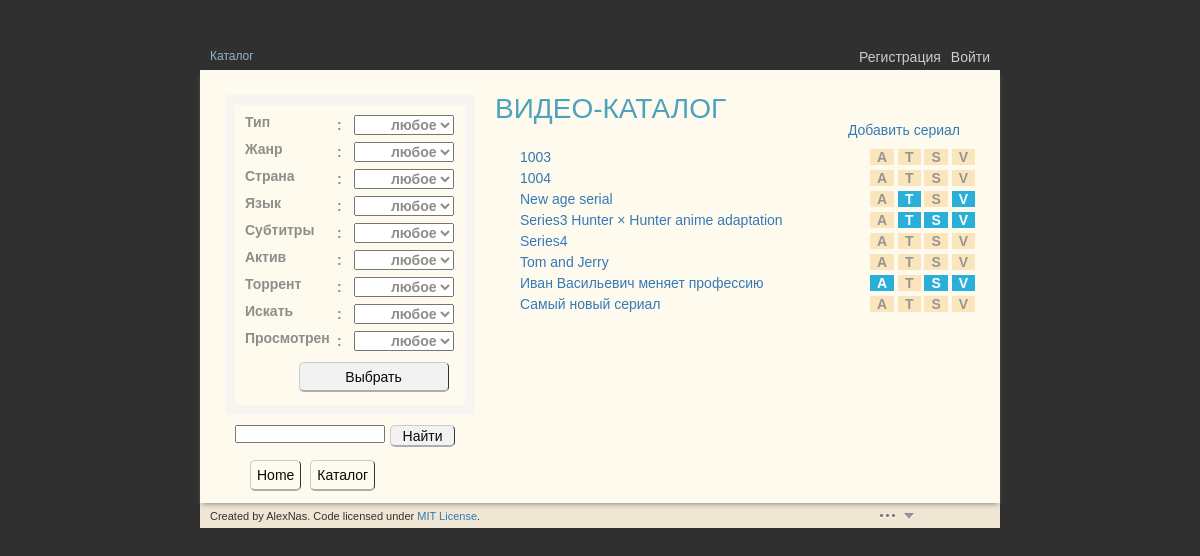
/vicat/catalog/, run on an earlier commit of the app's database.
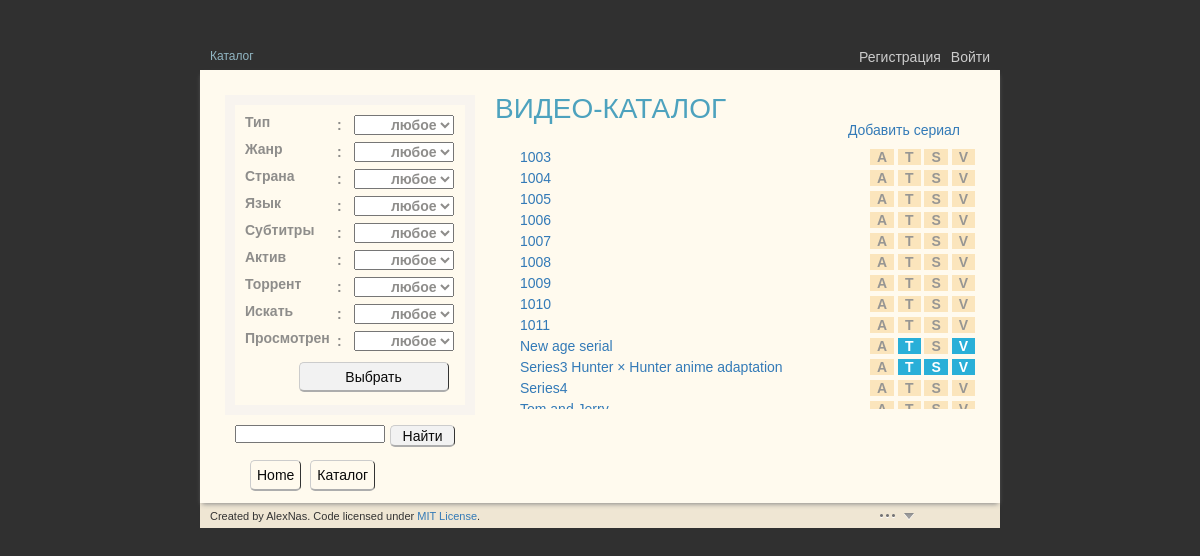
And on a later commit of the database.
### vicat/models.py (models this page shows, shortened)
class Series(models.Model):
    id = models.UUIDField(primary_key = True,default=uuid.uuid4,editable=False)
    slug = models.SlugField(max_length=30, primary_key=False, blank=True)
    title = models.CharField(u'название**', max_length=128, unique=True)
    description = models.CharField(u'описание', max_length=1024, blank=True,
                                    default='Описание не оформлено')
    image_series = models.ImageField (u'данные о фото_сер', blank=True,
                                    upload_to=get_upload_path_ser,
                                    storage=OverwriteStorage())
    image_episode = models.ImageField (u'данные о фото_эп', blank=True,
                                    upload_to=get_upload_path_epis,
                                    storage=OverwriteStorage())
    year = models.IntegerField(u'год выпуска', default=0, blank=False)
    length = models.IntegerField(u'длительность', default=0)
    season_qty = models.IntegerField(u'кол-во сезонов',
                                    default=0, editable=False)
    episode_qty = models.IntegerField(u'кол-во эпизодов',
                                    default=0, editable=False)
    country = models.CharField(u'страна', max_length=50,
                                    choices=COUNTRIES, default='')
    studio = models.CharField(u'студия', blank=True, max_length=128)
    language = models.CharField(u'язык', max_length=50,
                                    choices=LANGUAGES, default='')
    subt_lan = models.CharField(u'субтитры', max_length=50,
                                    choices=SUBTITLES, default='')
    director = models.CharField(u'режисер', blank=True, max_length=64)
    actors = models.CharField(u'актеры', blank=True, max_length=256)
    title_trans = models.CharField(u'перевод названия',
                                    blank=True, max_length=256)
    genre = models.CharField(u'жанр', max_length=50,
                                    choices=GENRES, default='')
    show_type = models.CharField(u'тип', max_length=50,
                                    choices=TYPES, default='')
    viewed = models.BooleanField(u'просмотрено', default=False)
    active = models.BooleanField(u'актив', default=False)
    istorrent = models.BooleanField(u'торрент', blank=True, default=False)
    torrent = models.CharField(u'торрент-адрес', blank=True, max_length=512,
                                    default='')
    tosearch = models.BooleanField(u'искать',default=False)
    created = models.DateTimeField(u'дата создания', auto_now_add=True,
                                    auto_now=False, null=True, blank=True)
    updated = models.DateTimeField(u'дата последнего изменения',
                                    auto_now_add = False, auto_now=True)
    note = models.CharField(u'заметки', max_length=1024, blank=True,
                                    default='заметки администратора')
    class Meta:
        verbose_name = u"Сериал"
        verbose_name_plural = u"Сериалы"

### vicat/views.py (the view)
def catalog(request):
    filterargs = {}
    fields = ('show_type', 'genre', 'country', 'language', 'subt_lan',
                    'active', 'istorrent', 'tosearch', 'viewed')
    if request.method == 'POST':
        form = FilterForm(request.POST)
        for field in fields:
            field_value = request.POST.get(field)
            if type(field_value) is not str:
                field_value = field_value.encode('utf-8')
            if (field_value != 'ALL'):
                if field_value == 'False':
                    field_value = False
                elif field_value == 'True':
                    field_value = True
                filterargs[field] = field_value
        found_entries = Series.objects.\
                            filter(**filterargs).order_by('created')
        is_editor = request.user.is_active and request.user.is_staff
        return render(request, 'catalog.html', {
                                'is_editor': is_editor,
                                'where': 'catalog',
                                'series_list': found_entries,
                                'form': form })
    else:
        form = FilterForm()
    context_dict = {}
    context_dict['form'] = form
    context_dict['is_editor'] = (request.user.is_active and
                                    request.user.is_staff)
    context_dict['series_list'] = Series.objects.all().order_by('title')
    context_dict['where'] = 'catalog'
    return render(request, 'catalog.html', context_dict)

### templates/catalog.html (shortened to what this page needs)
{% extends "base.html" %}
{% load staticfiles %}
{% block content %}
  <div id="view-wrap">
    <div id="view" class="img-series">
      <form id="filter_block" class="filter_ul" action="/vicat/catalog/" method="post">
            {% for f in form %}
              <div class="filter_li">
                    <div class="filt-left">{{ f.label }}</div>:
                    <span class="filt-right">{{ f }}</span>
              </div>
            {% endfor %}
          <input id="filter_submit" type="submit" value="Выбрать" />
      </form>
    </div>
    <div id="under-view">
      <div id="under-view-left">
        <form id="search_form" action="/vicat/search/" method="GET">
            <input id="search_text" type="text" name="q">
            <input id="search_submit" type="submit" value="Найти">
        </form>
      </div>
    </div>
  </div>
  <div id="wrapper">
  <div id="info_wrapper" class="height1">
    <div class="ser-title">ВИДЕО-КАТАЛОГ</div>
      <div id="create_new">
        <a href="/vicat/create_series/">Добавить сериал</a>
      </div>
      <div id="info-block" class="fixheight1 padtop2">
        {% if series_list %}
          <ul id="series-list" class="tab-clear">
            {% for series in series_list %}
            <div class="tab-left">
              <li><a href="/vicat/{{ series.id }}">{{ series.title }}</a></li>
            </div>
            <div class="tab-right">
              <span class="is{{ series.active }}">A</span>
              <span class="is{{ series.istorrent }}">T</span>
              <span class="is{{ series.tosearch }}">S</span>
              <span class="is{{ series.viewed }}">V</span>
            </div>
            <br>
            {% endfor %}
          </ul>
        {% else %}
            <p>По запросу ничего не найдено</p>
        {% endif %}
      </div>
    </div>
  </div>
{% endblock %}

What changed in the data, as far as the page shows it:
no longer on this page (row unchanged): Series: title "Иван Васильевич меняет профессию", active True (drawn), tosearch True (drawn), viewed True (drawn)
no longer on this page (row unchanged): Series: title "Самый новый сериал"
added Series: title "1005"
added Series: title "1006"
added Series: title "1007"
added Series: title "1008"
added Series: title "1009"
added Series: title "1010"
added Series: title "1011"
